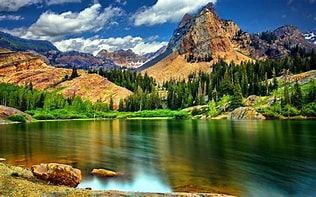
#> input picture nature.jpg, 316 x 197 px, given in place of nature.webp, which was not available
$ python exp4.py
#> lines starting #> are read from the running program, lines starting #| are printed output that depends on the picture; pictures that were not available may be replaced by others from this repository, and a replacement may not be noted
import cv2
import matplotlib.pyplot as plt

# Read image from disk.
img = cv2.imread('nature.webp')
#> img is the input picture: shape (197, 316, 3); mean B, G, R 76, 104.8, 94.6

# Convert BGR image to RGB
image_rgb = cv2.cvtColor(img, cv2.COLOR_BGR2RGB)

# Image rotation parameter
center = (image_rgb.shape[1] // 2, image_rgb.shape[0] // 2)
#> center = (158, 98)
angle = 30
scale = 1
# getRotationMatrix2D creates a matrix needed for transformation.
rotation_matrix = cv2.getRotationMatrix2D(center, angle, scale)

# We want matrix for rotation w.r.t center to 30 degree without scaling.
rotated_image = cv2.warpAffine(image_rgb, rotation_matrix, (img.shape[1], img.shape[0]))
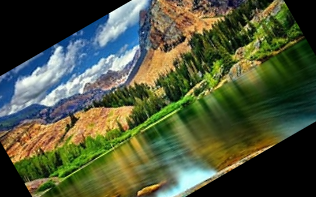
#> rotated_image: shape (197, 316, 3); mean R, G, B 78.6, 86.9, 59.2

# Create subplots
fig, axs = plt.subplots(1, 2, figsize=(7, 4))

# Plot the original image
axs[0].imshow(image_rgb)
axs[0].set_title('Original Image')

# Plot the Rotated image
axs[1].imshow(rotated_image)
axs[1].set_title('Image Rotation')

# Remove ticks from the subplots
for ax in axs:
    ax.set_xticks([])
    ax.set_yticks([])

# Display the subplots
plt.tight_layout()
plt.show()
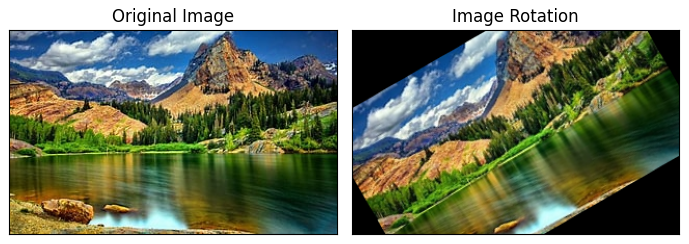
#> figure drawn by matplotlib, 2 panels

$ run again, with dog.jpg copied over nature.jpg
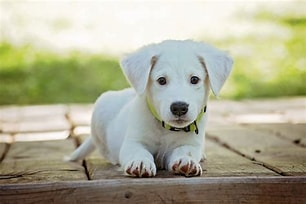
#> input picture dog.jpg, 306 x 204 px, given in place of nature.webp, which was not available
#> img is the input picture: shape (204, 306, 3); mean B, G, R 148, 172.7, 173.5
#> `rotated_image = cv2.warpAffine(image_rgb, rotation_matrix, (img.shape[..`:
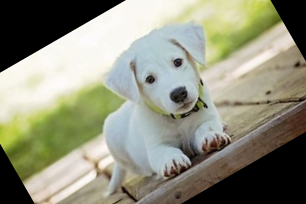
#> rotated_image: shape (204, 306, 3); mean R, G, B 143.7, 144.2, 124.9
#> `plt.show()`:
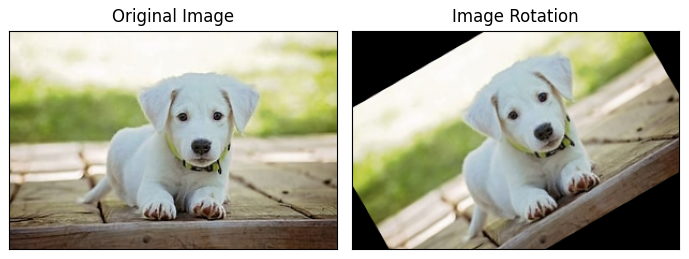
#> figure drawn by matplotlib, 2 panels
